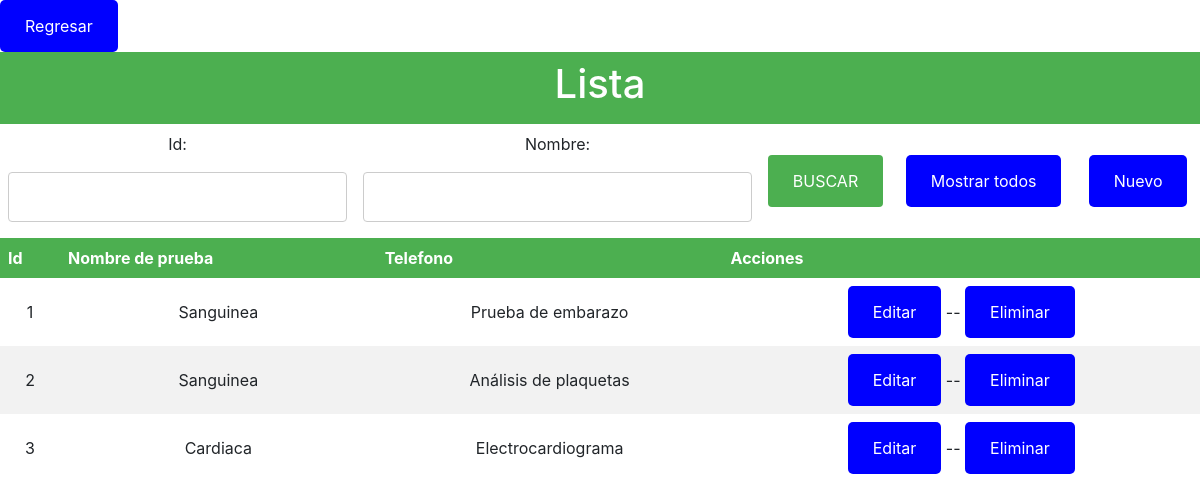
Screenshot of /index_prueba_lab.php with the database file from the repository.
### tables this page shows
CREATE TABLE `prueba_lab` (
  `id_prueba` int NOT NULL,
  `tipo_prueba` varchar(50) NOT NULL,
  `nombre_prueba` varchar(50) NOT NULL
);

### index_prueba_lab.php (the view, shortened to what this page needs)
<?php
 include("conexion.php");
?>
<!DOCTYPE html>
<html lang="en">
    <head>
        <link rel="stylesheet" href="estilos.css">
        <link rel="stylesheet" href="bootstrap.min.css">
    </head>
    <body>
        <form action="<?=$_SERVER['PHP_SELF']?>" method="post">
        <table>
        <tr><a href="index.php">Regresar</a></tr>
            <tr>
                <th colspan="5"><h1>Lista</h1></th>
            </tr>
            <tr>
                <td>
                    <label for="">Id:</label>
                    <input type="text" name = 'id_prueba'>
                </td>
                <td>
                    <label for="">Nombre:</label>
                    <input type="text" name = 'nombre_prueba'>
                </td>
                <td>
                    <input type="submit" name="enviar" value =  "BUSCAR">
                </td>
                <td>
                    <a href="index_prueba_lab.php">Mostrar todos</a>
                </td>
                <td><a href="agregar_pruebas_lab.php">Nuevo</a></td>
            </tr>
        </table>
        </form>
        <table>
        <thead>
        <tr>
                <th>Id</th>
                <th>Nombre de prueba</th>
                <th>Telefono</th>
                <th>Acciones</th>
            </tr>
        </thead>
        <tbody>
            <?php
            if(isset($_POST['enviar'])){
                $id_prueba = $_POST['id_prueba'];
                $nombre_prueba = $_POST['nombre_prueba'];
                if(empty($_POST['id_prueba']) && empty($_POST['nombre_prueba'])){
                    echo "<script languaje = 'Javascript'>
                    alert('Ingresa el nombre o el apellido');
                    location.assign('index_prueba_lab.php');
                    </script>
                    ";
                }else {
                    if (empty($_POST['nombre_prueba'])) {
                        $sql="SELECT id_prueba,  nombre_prueba, tipo_prueba FROM prueba_lab where id_prueba =" .$id_prueba;
                    }
                    if (empty($_POST['id_prueba'])) {
                        $sql="SELECT id_prueba, nombre_prueba,tipo_prueba FROM prueba_lab  where nombre_prueba like '%" .$nombre_prueba."%'";
                    }
                    if (!empty($_POST['id_prueba']) && !empty($_POST['nombre_prueba'])) {
                        $sql="SELECT id_prueba,nombre_prueba, tipo_prueba FROM prueba_lab where id_prueba =".$id_prueba." and nombre_prueba like '%".$nombre_prueba."%'";
                    }
                }
                $resultado=mysqli_query($conexion,$sql);
                while($filas=mysqli_fetch_assoc($resultado)){
                    ?>
                    <tr>
                <td><?php echo $filas['id_prueba'] ?></td>
                <td><?php echo $filas['tipo_prueba'] ?></td>
                <td><?php echo $filas['nombre_prueba'] ?></td>
                <td>
                <?php echo "<a href='editar_prueba_lab.php?id_prueba=".$filas['id_prueba']."'>Editar</a>"; ?>
                    --
                    <?php echo "<a href='eliminar_prueba_lab.php?id_prueba=".$filas['id_prueba']."'>Eliminar</a>"; ?>
                </td>
            </tr>
        <?php
                }
            }else{
                $sql="SELECT id_prueba,tipo_prueba, nombre_prueba  FROM prueba_lab;";
                $resultado=mysqli_query($conexion,$sql);
                while($filas=mysqli_fetch_assoc($resultado)){
            ?>
            <tr>
                <td><?php echo $filas['id_prueba'] ?></td>
                <td><?php echo $filas['tipo_prueba'] ?></td>
                <td><?php echo $filas['nombre_prueba'] ?></td>
                <td>
                <?php echo "<a href='editar_prueba_lab.php?id_prueba=".$filas['id_prueba']."'>Editar</a>"; ?>
                    --
                    <?php echo "<a href='eliminar_prueba_lab.php?id_prueba=".$filas['id_prueba']."'>Eliminar</a>"; ?>
                </td>
            </tr>
            <?php
                }
            }
            ?>
        </tbody>
        </table>
    </body>
</html>

### estilos.css (style rules this page uses)
table { border-collapse: collapse; width: 100%; }
th,td { text-align: center; padding: 8px; }
tr:nth-child(even) { background-color: #f2f2f2 }
th { background-color: #4CAF50; color: white; }
a:link, a:visited { background-color: blue; color: white; padding: 14px 25px; text-align: center; text-decoration: none; display: inline-block; border-radius: 5px; }
h1,h2,h3,h4 { text-align: center; }
* { margin: o; padding: 0; box-sizing: border-box; }
input[type=text], input[type=tel], select { width: 100%; padding: 12px 20px; margin: 8px 0; display: inline-block; border: 1px solid #ccc; border-radius: 4px; box-sizing: border-box; }
input[type=submit] { width: 100%; background-color: #4CAF50; color: white; padding: 14px 20px; margin: 8px 0; border: none; border-radius: 4px; cursor: pointer; }

### rows the page displays
prueba_lab: id_prueba "1", tipo_prueba "Sanguinea", nombre_prueba "Prueba de embarazo"
prueba_lab: id_prueba "2", tipo_prueba "Sanguinea", nombre_prueba "Análisis de plaquetas"
prueba_lab: id_prueba "3", tipo_prueba "Cardiaca", nombre_prueba "Electrocardiograma"
